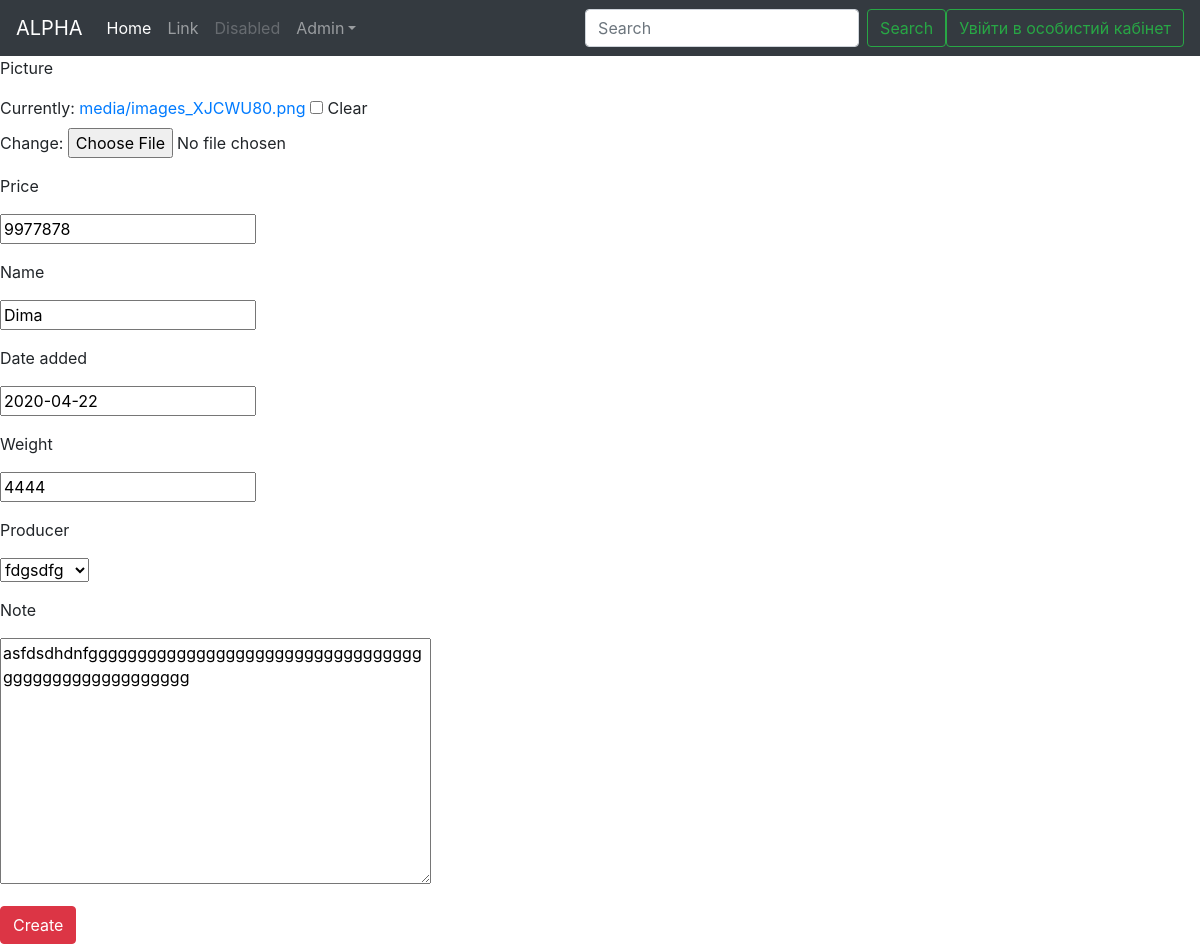
Page /home/admin_edit_product/2 on the committed database.
### home/models.py (models this page shows, shortened)
class Product(models.Model):
    picture = models.ImageField(upload_to='media/',
            null=True,
            blank=True,
            width_field="width_field",
            height_field="height_field")
    height_field = models.IntegerField(default=0)
    width_field = models.IntegerField(default=0)
    price = models.IntegerField()
    name = models.CharField(max_length=50)
    date_added = models.DateField(default=datetime.now())
    weight = models.IntegerField()
    producer = models.ForeignKey(Producer, on_delete=models.CASCADE)
    note = models.TextField()

### home/views.py (the view, shortened to what this page needs)
# urls.py: path("admin_edit_product/<int:product_id>", admin_edit_product),
def admin_edit_product(request, product_id: int):
    data = dict()
    product = Product.objects.get(id=product_id)
    if request.method == "GET":
        form = ProductFormEdit(instance=product)
        data["product"] = product
        data["form"] = form
        return render(request, "admin_edit_product.html", context=data)

### home/form.py
class ProductFormEdit(ModelForm):
    class Meta:
        model = Product
        fields = ('picture', 'price', 'name', 'date_added', "weight", "producer", "note")

### home/models.py (called while the page is built)
    def __str__(self):
        return f"{self.name}"

### templates/admin_edit_product.html (shortened to what this page needs)
{% extends 'layouts/base.html' %}
{% block content%}
<form id="product" action="/home/admin_edit_product/{{ product.id }}" method="POST" enctype="multipart/form-data">
<h1>Add product</h1>
{% for field in form %}
    <p>{{ field.label }}</p>
    <p>{{ field }}</p>
{% endfor%}
    <input class="btn btn-danger"  type="submit" value="Create">
</form>
{% endblock content%}

### rows in the picture
Product: form "9977878" "Dima" "2020-04-22" "4444" "fdgsdfg" "asfdsdhdnfggggggggggggggggggggggggggggggggggggggggggggggggggggg"

### other values in the picture
{{ field.label }} "Picture" "Price" "Name" "Date added" "Weight" "Producer" "Note"
